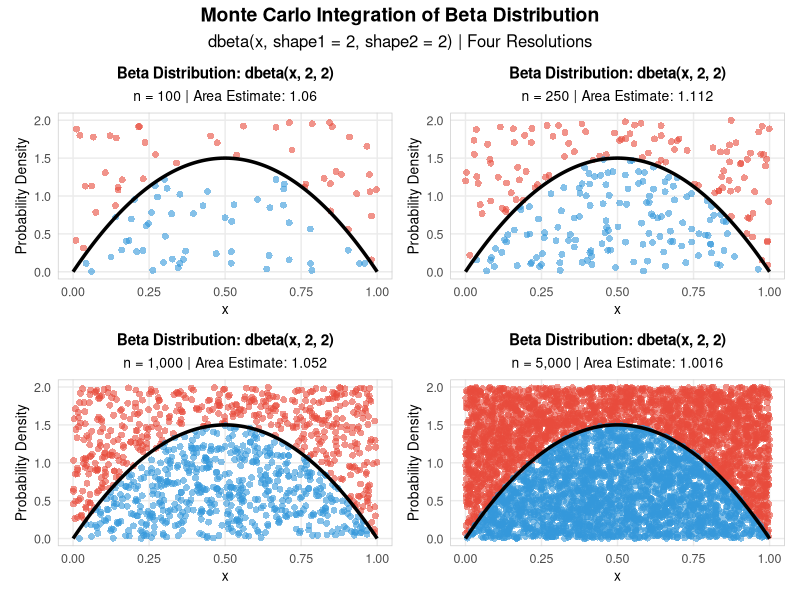

Here is the R script that generated this plot:
# ============================================================================
# MONTE CARLO NUMERICAL INTEGRATION - SMALL MULTIPLES ANALYSIS
# ============================================================================
# Project: Estimating area under curves using random sampling
# Method: Monte Carlo integration at multiple resolutions
# Function: Beta Distribution PDF
# ============================================================================

library(tidyverse)
library(patchwork)

# ============================================================================
# STEP 1-3: HELPER FUNCTIONS (retained for reference)
# ============================================================================
# NOTE: These functions are retained for reference but the main workflow
# now uses monte_carlo_simulate() which combines all three steps.

# Original: generate_coordinates()
generate_coordinates <- function(n_samples, x_min, x_max, y_min, y_max) {
  tibble(
    x = runif(n_samples, min = x_min, max = x_max),
    y = runif(n_samples, min = y_min, max = y_max)
  )
}

# Original: flag_points_relative_to_function()
flag_points_relative_to_function <- function(data, func) {
  data %>%
    mutate(
      function_value = func(x),
      is_above_function = y > function_value
    )
}

# Original: estimate_integration()
estimate_integration <- function(data, x_min, x_max, y_min, y_max) {
  rectangle_area <- (x_max - x_min) * (y_max - y_min)
  points_below <- sum(!data$is_above_function)
  total_points <- nrow(data)
  
  estimated_area <- rectangle_area * (points_below / total_points)
  return(estimated_area)
}

# ============================================================================
# STEP 3B: MONTE CARLO SIMULATION FUNCTION
# ============================================================================
# Function: monte_carlo_simulate()
# Purpose: Execute complete Monte Carlo integration at specified resolution
# Inputs:
#   - n_samples: number of random points to generate
#   - x_min, x_max, y_min, y_max: bounds for sampling rectangle
#   - func: the function to integrate
# Output: data frame with all points and summary statistics

monte_carlo_simulate <- function(n_samples, x_min, x_max, y_min, y_max, func) {
  
  # Generate random coordinates within bounds
  coordinates <- tibble(
    x = runif(n_samples, min = x_min, max = x_max),
    y = runif(n_samples, min = y_min, max = y_max)
  )
  
  # Evaluate function and flag points relative to curve
  simulation <- coordinates %>%
    mutate(
      function_value = func(x),
      is_above_function = y > function_value
    )
  
  # Calculate integration estimates
  rectangle_area <- (x_max - x_min) * (y_max - y_min)
  points_below <- sum(!simulation$is_above_function)
  total_points <- nrow(simulation)
  estimated_area <- rectangle_area * (points_below / total_points)
  percent_below <- (points_below / total_points) * 100
  
  # Add summary statistics as columns
  simulation <- simulation %>%
    mutate(
      n_samples = n_samples,
      x_min = x_min,
      x_max = x_max,
      y_min = y_min,
      y_max = y_max,
      rectangle_area = rectangle_area,
      estimated_area = estimated_area,
      points_below = points_below,
      percent_below = percent_below
    )
  
  return(simulation)
}

# ============================================================================
# STEP 4: CREATE REUSABLE PLOT FUNCTION
# ============================================================================
# Function: plot_monte_carlo_beta()
# Purpose: Visualize Beta distribution and Monte Carlo points
# Inputs:
#   - simulation_data: output from monte_carlo_simulate()
#   - shape1_param, shape2_param: Beta distribution parameters
#   - x_min, x_max, y_min, y_max: bounds of sampling region
# Output: ggplot object

plot_monte_carlo_beta <- function(simulation_data, shape1_param, shape2_param, 
                                   x_min, x_max, y_min, y_max) {
  
  # Extract summary statistics
  area_estimate <- simulation_data$estimated_area[1]
  n_samples <- simulation_data$n_samples[1]
  
  # Prepare plot data
  plot_data <- simulation_data %>%
    select(x, y, function_value, is_above_function)
  
  # Create smooth function curve
  x_curve <- seq(x_min, x_max, length.out = 1000)
  curve_data <- tibble(
    x = x_curve,
    y = dbeta(x_curve, shape1 = shape1_param, shape2 = shape2_param)
  )
  
  # Create the plot
  ggplot() +
    # Points above the curve (red)
    geom_point(
      data = plot_data %>% filter(is_above_function),
      aes(x = x, y = y),
      color = "#E74C3C",
      alpha = 0.6,
      size = 2,
      shape = 16
    ) +
    # Points below the curve (blue)
    geom_point(
      data = plot_data %>% filter(!is_above_function),
      aes(x = x, y = y),
      color = "#3498DB",
      alpha = 0.6,
      size = 2,
      shape = 16
    ) +
    # Function curve
    geom_line(
      data = curve_data,
      aes(x = x, y = y),
      color = "black",
      size = 1.2
    ) +
    # Labels and titles
    labs(
      title = "Beta Distribution: dbeta(x, 2, 2)",
      subtitle = paste(
        "n =", format(n_samples, big.mark = ","),
        "| Area Estimate:", round(area_estimate, 6)
      ),
      x = "x",
      y = "Probability Density"
    ) +
    # Styling
    theme_minimal() +
    theme(
      plot.title = element_text(face = "bold", size = 11, hjust = 0.5),
      plot.subtitle = element_text(size = 10, hjust = 0.5),
      axis.text = element_text(size = 9),
      axis.title = element_text(size = 10),
      panel.grid.minor = element_blank(),
      panel.border = element_rect(color = "gray80", fill = NA)
    ) +
    xlim(x_min, x_max) +
    ylim(y_min, y_max)
}

# ============================================================================
# STEP 5: CREATE FOUR PLOTS AT DIFFERENT RESOLUTIONS
# ============================================================================

# Define Beta distribution parameters
shape1_param <- 2
shape2_param <- 2

# Define bounds for sampling region
x_min <- 0
x_max <- 1
y_min <- 0
y_max <- 2

# Sample sizes for four resolutions
sample_sizes <- c(100, 250, 1000, 5000)

# ============================================================================
# RESOLUTION 1: 100 points
# ============================================================================

sim_100 <- monte_carlo_simulate(
  n_samples = 100,
  x_min = x_min,
  x_max = x_max,
  y_min = y_min,
  y_max = y_max,
  func = function(x) dbeta(x, shape1 = shape1_param, shape2 = shape2_param)
)

plot_100 <- plot_monte_carlo_beta(
  sim_100,
  shape1_param = shape1_param,
  shape2_param = shape2_param,
  x_min = x_min,
  x_max = x_max,
  y_min = y_min,
  y_max = y_max
)

# ============================================================================
# RESOLUTION 2: 250 points
# ============================================================================

sim_250 <- monte_carlo_simulate(
  n_samples = 250,
  x_min = x_min,
  x_max = x_max,
  y_min = y_min,
  y_max = y_max,
  func = function(x) dbeta(x, shape1 = shape1_param, shape2 = shape2_param)
)

plot_250 <- plot_monte_carlo_beta(
  sim_250,
  shape1_param = shape1_param,
  shape2_param = shape2_param,
  x_min = x_min,
  x_max = x_max,
  y_min = y_min,
  y_max = y_max
)

# ============================================================================
# RESOLUTION 3: 1000 points
# ============================================================================

sim_1000 <- monte_carlo_simulate(
  n_samples = 1000,
  x_min = x_min,
  x_max = x_max,
  y_min = y_min,
  y_max = y_max,
  func = function(x) dbeta(x, shape1 = shape1_param, shape2 = shape2_param)
)

plot_1000 <- plot_monte_carlo_beta(
  sim_1000,
  shape1_param = shape1_param,
  shape2_param = shape2_param,
  x_min = x_min,
  x_max = x_max,
  y_min = y_min,
  y_max = y_max
)

# ============================================================================
# RESOLUTION 4: 5000 points
# ============================================================================

sim_5000 <- monte_carlo_simulate(
  n_samples = 5000,
  x_min = x_min,
  x_max = x_max,
  y_min = y_min,
  y_max = y_max,
  func = function(x) dbeta(x, shape1 = shape1_param, shape2 = shape2_param)
)

plot_5000 <- plot_monte_carlo_beta(
  sim_5000,
  shape1_param = shape1_param,
  shape2_param = shape2_param,
  x_min = x_min,
  x_max = x_max,
  y_min = y_min,
  y_max = y_max
)

# ============================================================================
# STEP 6: CREATE SMALL MULTIPLE WITH PATCHWORK
# ============================================================================

# Combine all four plots into a small multiple
small_multiple <- plot_100 + plot_250 + plot_1000 + plot_5000 +
  plot_layout(nrow = 2, ncol = 2) +
  plot_annotation(
    title = "Monte Carlo Integration of Beta Distribution",
    subtitle = "dbeta(x, shape1 = 2, shape2 = 2) | Four Resolutions",
    theme = theme(
      plot.title = element_text(size = 14, face = "bold", hjust = 0.5),
      plot.subtitle = element_text(size = 12, hjust = 0.5)
    )
  )

# Display the small multiple
print(small_multiple)
